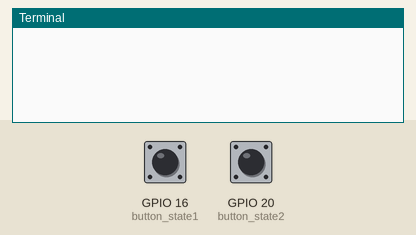
Simulated run of this program. Board: Raspberry Pi (BCM pin numbers). On the bench: the last lines printed to the terminal. The test bench sets the inputs (shaded band); at power-on: GPIO 16 (button_state1) HIGH, GPIO 20 (button_state2) HIGH.

Above: at 1.2 s.
1.3 s: GPIO 16 (button_state1) pulled LOW for 0.15 s
At 2.5 s:
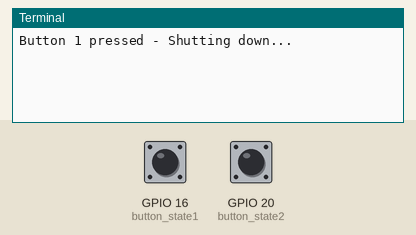
2.9 s: GPIO 20 (button_state2) pulled LOW for 1 s
At 4.4 s:
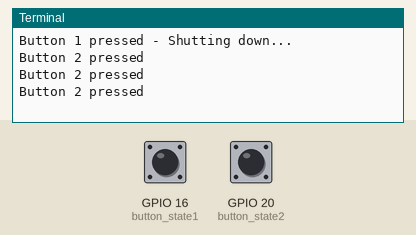

The program:

buttons.py
```python
import RPi.GPIO as GPIO
import time


def shutdown_on_button_press():
    GPIO.setmode(GPIO.BCM)

    GPIO.setup(16, GPIO.IN, pull_up_down=GPIO.PUD_UP)  # Button 1
    GPIO.setup(20, GPIO.IN, pull_up_down=GPIO.PUD_UP)  # Button 2


    try:
        while True:
            button_state1 = GPIO.input(16)
            button_state2 = GPIO.input(20)

            if button_state1 == False:  # Button 1 pressed
                print("Button 1 pressed - Shutting down...")
                time.sleep(2)  # Short debounce time


            elif button_state2 == False:  # Button 2 pressed
                print("Button 2 pressed")
                time.sleep(0.2)  # Short debounce time

    except KeyboardInterrupt:  # Graceful exit on CTRL+C
        GPIO.cleanup()  # Cleanup GPIO resources
shutdown_on_button_press()
```

Measured:
- after the input at 1.3 s, the terminal: prints a new line at once (image 1)
- after the input at 2.9 s, the terminal: prints a new line after 0.40 s (image 2)
